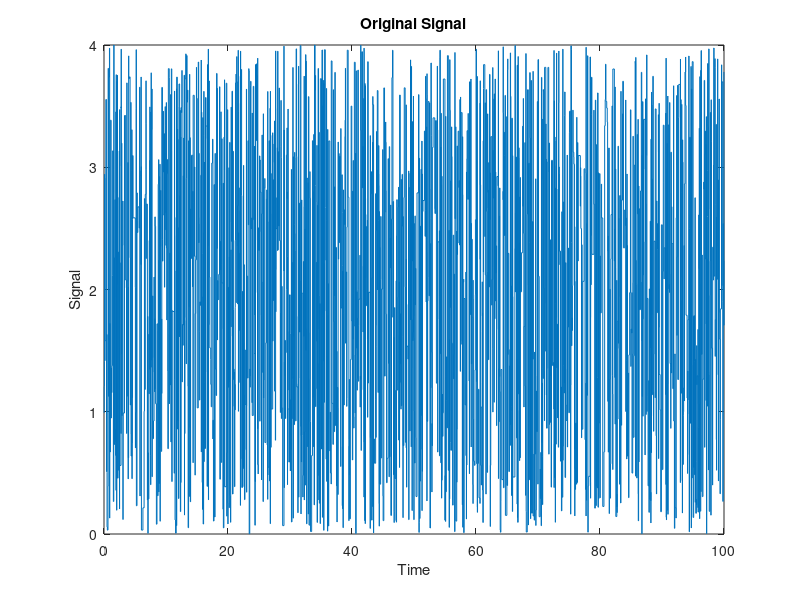
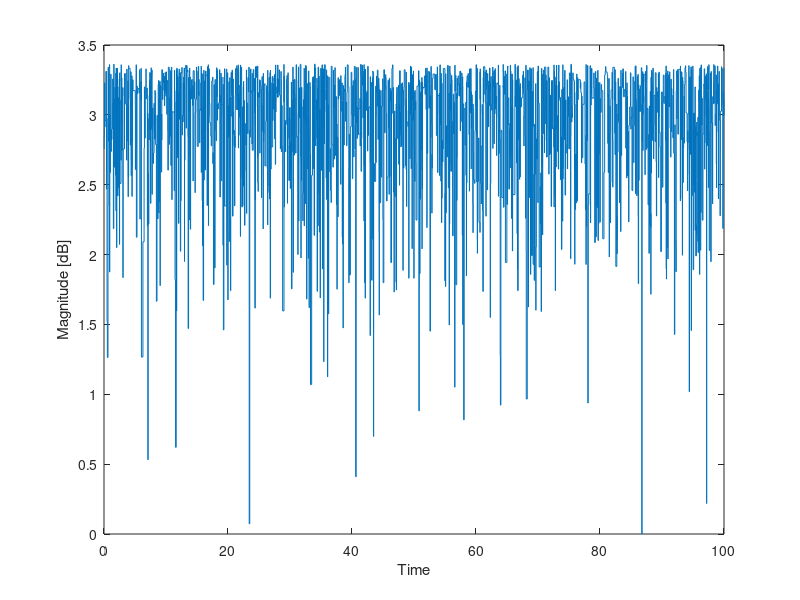

MATLAB code to generate these figures, in order: (Note: this script raises an error after producing the figures.)
clear
close all
clc
%%
% Dummy parameters to create a N-element signal with amplitude between
% "a" and "b", with a final time of "tf"
N = 2000;
a = 0;
b = 4;
tf = 100; 

time= sort(0 + (tf-0).*rand(N,1));
magnitude = a + (b-a).*rand(N,1);

% plot the dummy signal
figure;
stairs(time,magnitude);
title("Original Signal");
ylabel("Signal");
xlabel("Time");

% Define the reference magnitude. The magnitude in the code is measured in
% dB, which is a relative scale. If the signal amplitude is measured in mV,
% for example, the reference amplitude is in mV. It depends on the
% characteristics of the equipment used for acquisition. 
% If the reference magnitude is not known, at least set it to be equal to
% the minimum signal amplitude, so that the magnitude will at least always 
% be positive 

% If known, for example
% args.ReferenceMagnitude = 1e-3;
% If unknown
args.ReferenceMagnitude = min(magnitude);

magnitude = log10(magnitude/args.ReferenceMagnitude);

% plot the magnitude
figure;
title("Magnitude of the signal")
stairs(time,magnitude);
ylabel("Magnitude [dB]");
xlabel("Time");

% Define b-value input arguments
args.bValueNumOfPointsInWindow = floor(N/10);

% To not utilize a sliding window set equal to 
% "args.bValueNumOfPointsInWindow"

% No sliding window
% args.bValueNumOfPointsToShiftInWindow = bValueNumOfPointsInWindow;
% Sliding window
args.bValueNumOfPointsToShiftInWindow = floor(N/10);

% To define the "bValueMagnitudeIntervalSize" it is important to take a
% look of the magnitude range of the signals. For example, if the magnitude
% levels vary between 0 and 1, a "bValueMagnitudeIntervalSize" of 0.1 could
% be used. If it varies between 0 and 2.6, for example, a 
% "bValueMagnitudeIntervalSize" of 0.5 could be used.
% To decide, one helpful way is to plot a histogram of the magnitude and to
% decide from there.

% To help deciding the "bValueMagnitudeIntervalSize"
figure;
histogram(magnitude);
title("Histogram of the signal magnitude");
ylabel("N of signals");
xlabel("Magnitude [dB]");

% After analysis of the magnitude range, for example
% args.bValueMagnitudeIntervalSize = 0.05;
% If unknown
args.bValueMagnitudeIntervalSize = 0.1;

% Run the code
b_value = bValue(time,magnitude,args);

% Plot the output data (b_value and time)
figure;
plot(b_value.Outputime,b_value.Output.Value);
title("b-Value of original signal");
ylabel("b-Value");
xlabel("Time");

% For analysis purposes, one can analyze the auxiliary data provided by the
% "Aux" substructure. It contains, for each window: 
% - The number of signals
% - The Magnitude of completeness
% - The position, in the bin, of the magnitude of completeness
%% Example 2: Signal with increasing magnitudes
% As the magnitude of signals increase, the b-value should decrease. To 
% verify if that is the case, sort the signals in ascending order
magnitude = sort(magnitude);
b_value = bValue(time,magnitude,args);

figure;
plot(b_value.Outputime,b_value.Output.Value);
title("b-Value of increasing-magnitude signal");
ylabel("b-Value");
xlabel("Time");
%% Example 3: Signal with decreasing magnitudes
% As the magnitude of signals decrease, the b-value should increase. To 
% verify if that is the case, sort the signals in descending order
magnitude = sort(magnitude,"descend");
b_value = bValue(time,magnitude,args);

figure;
plot(b_value.Outputime,b_value.Output.Value);
title("b-Value of decreasing-magnitude signal");
ylabel("b-Value");
xlabel("Time");